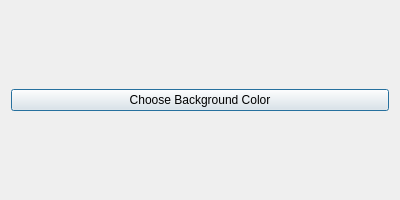
<?xml version="1.0" encoding="UTF-8"?>
<ui version="4.0">
 <class>SettingsDialog</class>
 <widget class="QDialog" name="SettingsDialog">
  <property name="geometry">
   <rect>
    <x>0</x>
    <y>0</y>
    <width>400</width>
    <height>200</height>
   </rect>
  </property>
  <property name="windowTitle">
   <string>Settings</string>
  </property>
  <layout class="QVBoxLayout" name="verticalLayout">
   <item>
    <widget class="QPushButton" name="colorButton">
     <property name="text">
      <string>Choose Background Color</string>
     </property>
    </widget>
   </item>
  </layout>
 </widget>
 <resources/>
 <connections/>
</ui>
